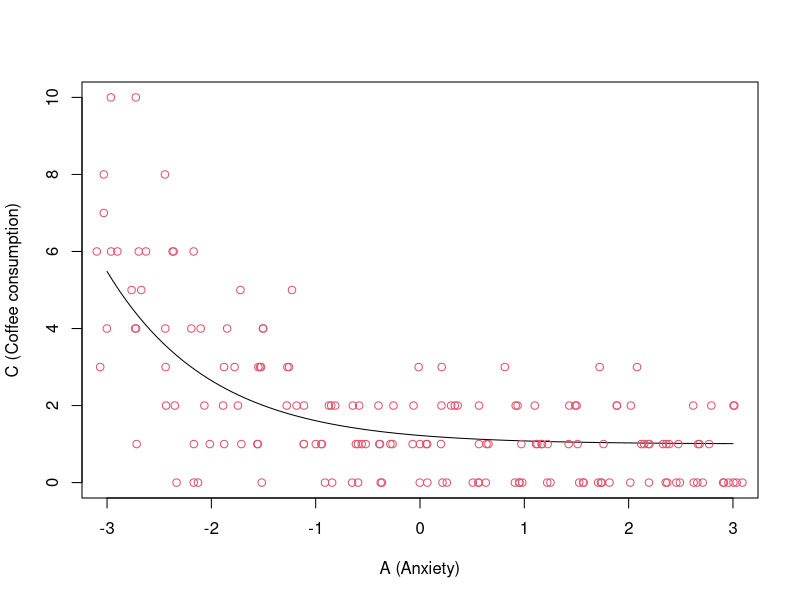
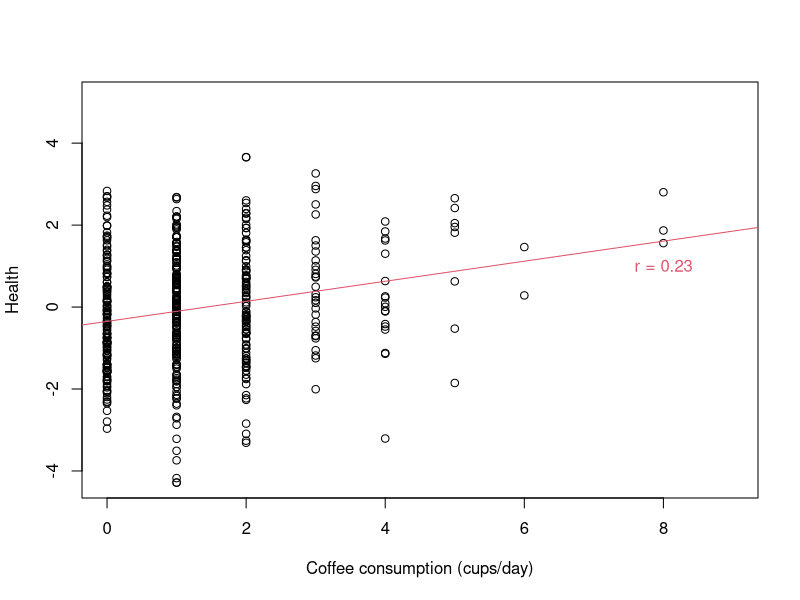

Write the R code that produced these figures, in order.
## ---- chunk 1
knitr::opts_chunk$set(
	echo = TRUE,
	message = FALSE,
	warning = FALSE,
	dev = "svg"
)
## ---- chunk 2
set.seed(777)
logistic = function(x) 1 / (1 + exp(-x))
f = function(x) 1 / logistic(x + 1.5)

# Relationship between lambda (expected value of C) & A
curve( f(x), from=-3, to=3,
       xlab="A (Anxiety)", ylab="C (Coffee consumption)", ylim=c(0,10))

# Relationship between C & A
for ( x in seq(-3,3,by=.3) ) {
    lambda = f(x)
    x_jitter = rep(x,8) + runif(8,-.1,.1)
    points(x_jitter, rpois(8,lambda), col=2)  # draw 8 points for each A
}
## ---- chunk 3
N = 500
A = rnorm(N)
lambda = 1 / logistic(A+1.5)
C = rpois(N, lambda)
H = rnorm(N, -A)
## ---- chunk 4
traj = lm(H ~ C)
plot(C, H, 
     xlab="Coffee consumption (cups/day)", ylab="Health", xlim=c(0,9))
a = traj$coefficients[1]; b = traj$coefficients[2]
abline(a, b, col=2)
text(8, a+b*8 - .6, paste("r =", round(cor(C,H),2)), col=2)
